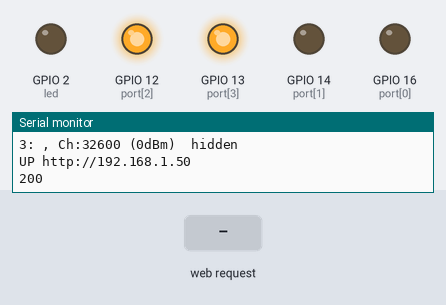
Bench run of a sketch on a simulated ESP8266 (NodeMCU). Parts: output pins drawn as LEDs (lit = HIGH), the last lines printed to the serial monitor. Inputs (shaded band) come from the test bench. WiFi joins after 1.5 s; servers stay silent unless stated; a WiFi scan finds three made-up networks; network time is answered at once with the bench clock; uploads are accepted with an empty reply; the local clock reads 2024-03-15 10:24:30 at power-on unless the sketch sets it.

Above: at 3.8 s.
At 5.3 s:
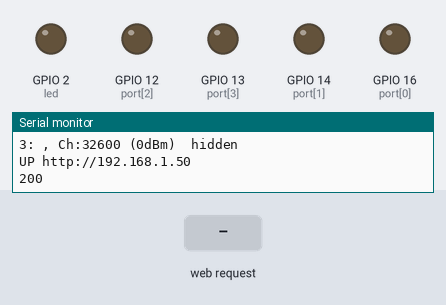
5.4 s: HTTP request GET /set_time received
At 5.91 s:
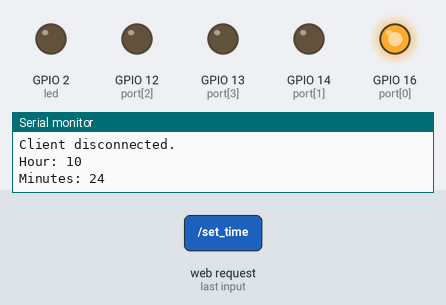
Timing chart, 0 to 14.4 s (numbered marks = the images above; inputs shaded):
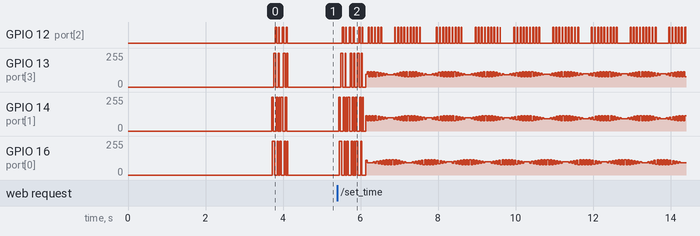

The sketch:

espclock.ino
```cpp
////////////////////////////////////////////////////////////////////////
// Clock Project
// Baud: 115200
////////////////////////////////////////////////////////////////////////

#include <ESP8266WiFi.h>
#include <WiFiManager.h> // https://github.com/tzapu/WiFiManager
#include <ESP8266mDNS.h> // mDNS lib
#include <NTPClient.h>
#include <WiFiUdp.h>
#include <ArduinoOTA.h>
#include <ESP8266HTTPClient.h>
#include <ArduinoJson.h>

/* Useful variables */
WiFiClient client;
const int led = 2;               // ESP8266 pin to which onboard LED is connected
int port[4] = {16, 14, 12, 13};  // ports used to control the stepper motor
#define MILLIS_PER_MIN 60000     // milliseconds per minute (60000 theoretically)
#define STEPS_PER_ROTATION 30720 // steps for a full turn of minute rotor 4096 * 90 / 12 = 30720

bool set_time_flag = false;

// Define NTP Client to get time
WiFiUDP ntpUDP;
NTPClient timeClient(ntpUDP, "fr.pool.ntp.org"); // Use French pool

// Set HTTP webserver port
WiFiServer server(80);

// Store HTTP request
String header;

// Auxiliar variables to store the current output state
bool init_clock_done = false;
// String output4State = "off";

// Current time
/* millis() reference: Returns the number of milliseconds passed
since the Arduino board began running the current program.
This number will overflow (go back to zero), after approximately 50 days. */
unsigned long currentTime = millis();
// Previous time
unsigned long previousTime = 0;
// Define timeout time in milliseconds (example: 2000ms = 2s)
const long timeoutTime = 2000;

// LED blinking with millis (led variable defined earlier)
unsigned long previousMillis = 0; // will store last time LED was updated
const long interval = 5000;       // interval at which to blink (milliseconds)
int ledState = LOW;               // ledState used to set the LED

// wait for a single step of stepper
int delaytime = 2;

// sequence of stepper motor control
int seq[8][4] = {
    {LOW, HIGH, HIGH, LOW},
    {LOW, LOW, HIGH, LOW},
    {LOW, LOW, HIGH, HIGH},
    {LOW, LOW, LOW, HIGH},
    {HIGH, LOW, LOW, HIGH},
    {HIGH, LOW, LOW, LOW},
    {HIGH, HIGH, LOW, LOW},
    {LOW, HIGH, LOW, LOW}};

void approach()
{
  rotate(-20); // for approach run
  rotate(20);  // approach run without heavy load
}

void rotate(int step)
{
  static int phase = 0;
  int i, j;
  int delta = (step > 0) ? 1 : 7;
  int dt = 20;

  step = (step > 0) ? step : -step;
  for (j = 0; j < step; j++)
  {
    phase = (phase + delta) % 8;
    for (i = 0; i < 4; i++)
    {
      digitalWrite(port[i], seq[phase][i]);
    }
    delay(dt);
    if (dt > delaytime)
      dt--;
  }
  // power cut
  for (i = 0; i < 4; i++)
  {
    digitalWrite(port[i], LOW);
  }
}

void setup()
{
  pinMode(led, OUTPUT);

  for (int i = 0; i < 4; i++)
  {
    pinMode(port[i], OUTPUT);
  }

  Serial.begin(115200);
  Serial.println("Booting");
  WiFiManager wifiManager;
  wifiManager.setConfigPortalTimeout(180);
  wifiManager.autoConnect("WiFi_Profs", "urm816UK"); // WARN: hardcoded :)

  ArduinoOTA.onStart([]()
                     {
    String type;
    if (ArduinoOTA.getCommand() == U_FLASH)
      type = "sketch";
    else // U_SPIFFS
      type = "filesystem";

    // NOTE: if updating SPIFFS this would be the place to unmount SPIFFS using SPIFFS.end()
    Serial.println("Start updating " + type); });
  ArduinoOTA.onEnd([]()
                   { Serial.println("\nEnd"); });
  ArduinoOTA.onProgress([](unsigned int progress, unsigned int total)
                        { Serial.printf("Progress: %u%%\r", (progress / (total / 100))); });
  ArduinoOTA.onError([](ota_error_t error)
                     {
    Serial.printf("Error[%u]: ", error);
    if (error == OTA_AUTH_ERROR) Serial.println("Auth Failed");
    else if (error == OTA_BEGIN_ERROR) Serial.println("Begin Failed");
    else if (error == OTA_CONNECT_ERROR) Serial.println("Connect Failed");
    else if (error == OTA_RECEIVE_ERROR) Serial.println("Receive Failed");
    else if (error == OTA_END_ERROR) Serial.println("End Failed"); });
  ArduinoOTA.begin();
  Serial.println("Ready");
  Serial.print("IP address: ");
  Serial.println(WiFi.localIP()); // http://wifi-clock.local/
  /*   curl \
    -d "SSH login: WiFi.localIP()" \
    ntfy.sh/wificlockprojetincroyable */

  int n = WiFi.scanNetworks(false, true);

  String ssid;
  uint8_t encryptionType;
  int32_t RSSI;
  uint8_t *BSSID;
  int32_t channel;
  bool isHidden;

  for (int i = 0; i < n; i++)
  {
    WiFi.getNetworkInfo(i, ssid, encryptionType, RSSI, BSSID, channel, isHidden);
    Serial.printf("%d: %s, Ch:%d (%ddBm) %s %s\n", i + 1, ssid.c_str(), channel, RSSI, encryptionType == ENC_TYPE_NONE ? "open" : "", isHidden ? "hidden" : "");
  }

  // get timezone from http://worldtimeapi.org/api/ip
  // raw_offset from json
  /*
    http.begin(client, "http://worldtimeapi.org/api/ip");
    http.addHeader("Content-Type", "text/plain");
    int httpCode = http.GET();
    if (httpCode == 200)
    {
      String jsonString = http.getString();
      DynamicJsonDocument jsonDoc(2048);
      deserializeJson(jsonDoc, jsonString);
      int raw_offset = jsonDoc["raw_offset"]; // TODO: check if this works
    }
  String payload = http.getString();
  Serial.println(httpCode);
  Serial.println(payload);
  http.end();
*/

  if (!MDNS.begin("wifi-clock"))
  { // Start the mDNS responder for esp8266.local
    Serial.println("Error setting up MDNS responder!");
  }

  // Initialize a NTPClient to get time
  timeClient.begin();
  // Set offset time in seconds to adjust for your timezone, for example:
  // GMT +1 = 3600
  // GMT +2 = 7200
  // GMT +8 = 28800
  // GMT -1 = -3600
  // GMT 0 = 0
  timeClient.setTimeOffset(7200); // GMT+2 (France)
  server.begin();

  HTTPClient http;
  http.begin(client, "http://ntfy.sh/wificlockprojetwow");
  http.addHeader("Content-Type", "text/plain");
  String message = "UP http://" + WiFi.localIP().toString(); // TODO: check if this works
  Serial.println(message);
  int httpCode = http.POST(message);
  String payload = http.getString();
  Serial.println(httpCode);
  Serial.println(payload);
  http.end();

  approach();
  // update_ntp_time();
}

/* Adjusts time in minutes */
void adjust_time(int val, bool increment = true)
{
  long pos;
  pos = (STEPS_PER_ROTATION * val) / 60;
  approach();
  if (increment)
  {
    rotate(pos);
  }
  else
  {
    rotate(-pos);
  }
}

void update_ntp_time()
{
  long calc_minutes = 0;
  timeClient.update();
  int currentHour = timeClient.getHours();
  Serial.print("Hour: ");
  Serial.println(currentHour);
  int currentMinute = timeClient.getMinutes();
  Serial.print("Minutes: ");
  Serial.println(currentMinute);
  if (currentHour >= 12)
  {
    currentHour = currentHour - 12;
  }
  if (currentHour <= 6)
  {
    calc_minutes = (currentHour * 60) + currentMinute;
    // calc_minutes = calc_minutes + (calc_minutes/60);
    adjust_time(calc_minutes, true);
  }
  if (currentHour > 6)
  {
    currentHour = currentHour - 6;
    calc_minutes = (currentHour * 60) + currentMinute;
    calc_minutes = 360 - calc_minutes;
    // calc_minutes = calc_minutes - (calc_minutes/60);
    adjust_time(calc_minutes, false);
  }
}

void loop()
{
  ArduinoOTA.handle();
  WiFiClient client = server.available(); // Listen for incoming clients

  if ((set_time_flag) && (init_clock_done == false))
  {
    update_ntp_time();
    init_clock_done = true;
    set_time_flag = false;
  }

  if (client)
  {                                // If a new client connects,
    Serial.println("New Client."); // print a message out in the serial port
    String currentLine = "";       // make a String to hold incoming data from the client
    currentTime = millis();
    previousTime = currentTime;
    while (client.connected() && currentTime - previousTime <= timeoutTime)
    { // loop while the client's connected
      currentTime = millis();
      if (client.available())
      {                         // if there's bytes to read from the client,
        char c = client.read(); // read a byte, then
        Serial.write(c);        // print it out the serial monitor
        header += c;
        if (c == '\n')
        { // if the byte is a newline character
          // if the current line is blank, you got two newline characters in a row.
          // that's the end of the client HTTP request, so send a response:
          if (currentLine.length() == 0)
          {
            // HTTP headers always start with a response code (e.g. HTTP/1.1 200 OK)
            // and a content-type so the client knows what's coming, then a blank line:
            client.println("HTTP/1.1 200 OK");
            client.println("Content-type:text/html");
            client.println("Connection: close");
            client.println();

            // turns the GPIOs on and off
            if (header.indexOf("GET /set_time") >= 0)
            {
              if (init_clock_done == false)
              {
                set_time_flag = true;
              }
            }
            else if (header.indexOf("GET /adjust_1_min") >= 0)
            {
              adjust_time(1, true);
            }
            else if (header.indexOf("GET /adjust_minus_1_min") >= 0)
            {
              adjust_time(1, false);
            }
            else if (header.indexOf("GET /adjust_1_hour") >= 0)
            {
              adjust_time(60, true);
            }
            else if (header.indexOf("GET /adjust_minus_1_hour") >= 0)
            {
              adjust_time(60, false);
            }
            // Display the HTML web page
            client.println("<!DOCTYPE html><html>");
            client.println("<head><meta name=\"viewport\" content=\"width=device-width, initial-scale=1\">");
            client.println("<link rel=\"icon\" href=\"data:,\">");
            // CSS to style the on/off buttons
            // Feel free to change the background-color and font-size attributes to fit your preferences
            client.println("<style>html {font-family: Verdana; display: inline-block; margin: 0px auto; text-align: center;}");
            client.println("body {background-color: #303030}");
            client.println("h1 {color: white}");
            client.println("h3 {color: white}");
            client.println(".button {background-color: #3241A3; border: none; color: white; padding: 16px 40px; width: 350px; border-radius: 8px;");
            client.println("text-decoration: none; font-size: 30px; margin: 2px; cursor: pointer;}");
            client.println(".button2 {background-color: #33CEFF; width: 350px; border-radius: 8px;}");
            client.println(".button3 {background-color: #723D9E; width: 350px; border-radius: 8px;}");
            client.println("</style></head>");

            // Web Page Heading
            client.println("<body><h1>Clock - Martin & JG</h1><br/>");
            client.println("<body><h3>Put the clock at 12'O clock position and press the SET TIME button to auto calibrate</h3>");
            if (init_clock_done == false)
            {
              client.println("<h3>Clock init completed succesfully!</h3>");
            }
            client.println("<p><a href=\"/set_time\"><button class=\"button\">Set time</button></a></p>");
            client.println("<p><a href=\"/adjust_1_min\"><button class=\"button button2\">Increment 1 min</button></a></p>");
            client.println("<p><a href=\"/adjust_minus_1_min\"><button class=\"button button3\">Decrement 1 min</button></a></p>");
            client.println("<p><a href=\"/adjust_1_hour\"><button class=\"button button2\">Increment 1 hour</button></a></p>");
            client.println("<p><a href=\"/adjust_minus_1_hour\"><button class=\"button button3\">Decrement 1 hour</button></a></p>");
            // Display current state, and ON/OFF buttons for GPIO 5
            // client.println("<p>GPIO 5 - State " + output5State + "</p>");
            // If the output5State is off, it displays the ON button
            // if (output5State=="off") {
            //  client.println("<p><a href=\"/5/on\"><button class=\"button\">ON</button></a></p>");
            //} else {
            //  client.println("<p><a href=\"/5/off\"><button class=\"button button2\">OFF</button></a></p>");
            //}

            // Display current state, and ON/OFF buttons for GPIO 4
            //            client.println("<p>GPIO 4 - State " + output4State + "</p>");
            //            // If the output4State is off, it displays the ON button
            //            if (output4State=="off") {
            //              client.println("<p><a href=\"/4/on\"><button class=\"button\">ON</button></a></p>");
            //            } else {
            //              client.println("<p><a href=\"/4/off\"><button class=\"button button2\">OFF</button></a></p>");
            //            }
            client.println("</body></html>");

            // The HTTP response ends with another blank line
            client.println();
            // Break out of the while loop
            break;
          }
          else
          { // if you got a newline, then clear currentLine
            currentLine = "";
          }
        }
        else if (c != '\r') // anything else but CR
        {
          currentLine += c; // add it to the end of the currentLine
        }
      }
    }
    // Clear the header variable
    header = "";
    // Close the connection
    client.stop();
    Serial.println("Client disconnected.");
    Serial.println("");
  }

  // loop to blink without delay
  unsigned long currentMillis = millis();
  //  if (currentMillis - previousMillis >= interval) {
  //    digitalWrite(led,  ledState);
  //  }

  static long prev_min = 0, prev_pos = 0;
  long min;
  static long pos;

  min = millis() / MILLIS_PER_MIN;
  if (prev_min == min)
  {
    return;
  }
  prev_min = min;
  pos = (STEPS_PER_ROTATION * min) / 60;
  approach();
  if (pos - prev_pos > 0)
  {
    rotate(pos - prev_pos);
  }
  prev_pos = pos;
}
```
